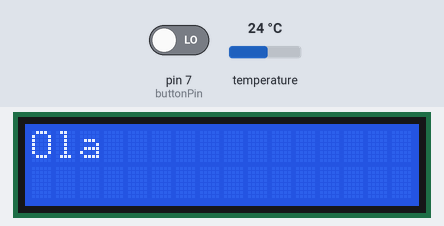
A sketch run on a simulated Arduino Uno, built with avr-gcc and run on an emulated ATmega328P. On the bench: 16×2 character LCD. The test bench sets the inputs (shaded band); at power-on: pin 7 (buttonPin) LOW, temperature 24 °C. WiFi joins after 1.5 s; servers stay silent unless stated; what the sketch prints to the serial monitor is not drawn.

Above: at 1.6 s.
At 2.6 s:
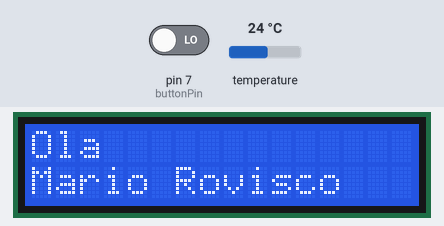
10.7 s: pin 7 (buttonPin) driven HIGH
At 22.5 s:
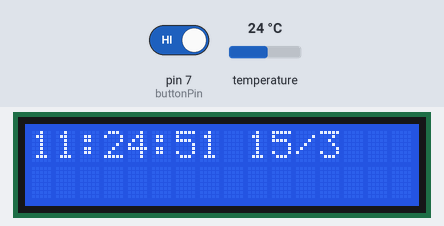
23.2 s: pin 7 (buttonPin) driven LOW
At 33.0 s:
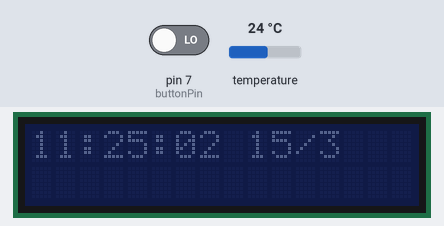
Timing chart, 0 to 34.5 s (numbered marks = the images above; inputs shaded):
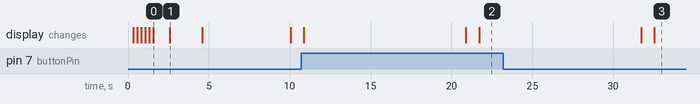

The sketch:

HomeControl.ino
```cpp
/*
 * Time_NTP.pde
 * Example showing time sync to NTP time source
 *
 * This sketch uses the Ethenet library with the user contributed UdpBytewise extension
 */

#include <SPI.h>
#include <Time.h>
#include <TimeAlarms.h>
#include <Ethernet.h>
#include <EthernetUdp.h>
#include <stdlib.h>

//for temperature reading DS10B20
#include <OneWire.h>
#include <DallasTemperature.h>

//for LCD Display LCM1602
#include <Wire.h>
#include <LiquidCrystal_I2C.h>


/*-------- Temperature reading code ----------*/
// Data wire is plugged into port 2 on the Arduino
#define ONE_WIRE_BUS 2

//for xively client
#define APIKEY         "PCFjN3QoIAF9EMqXfQEdKVq9TT2y67KwRj4mtHtwyYiuFXZJ" // replace your xively api key here
#define FEEDID         1877155116 // replace your feed ID 1877155116
#define USERAGENT      "My Project" // user agent is the project name

/*-------- LCD display code ----------*/

LiquidCrystal_I2C lcd(0x27, 2, 1, 0, 4, 5, 6, 7, 3, POSITIVE);

int buttonPin = 7;
boolean currentLCDState = LOW;//stroage for current button state
boolean lastLCDState = LOW;//storage for last button state

// Setup a oneWire instance to communicate with any OneWire devices (not just Maxim/Dallas temperature ICs)
OneWire oneWire(ONE_WIRE_BUS);

// Pass our oneWire reference to Dallas Temperature.
DallasTemperature sensors(&oneWire);

// arrays to hold device address
DeviceAddress insideThermometer;


/* -------xiveli code - begin ------ */
// initialize the library instance:
EthernetClient client;

// if you don't want to use DNS (and reduce your sketch size)
// use the numeric IP instead of the name for the server:
IPAddress xivelyServer(216,52,233,122);      // numeric IP for api.xively.com
//char server[] = "api.xively.com";   // name address for xively API

unsigned long xivelyLastConnectionTime = 0;          // last time you connected to the server, in milliseconds
boolean xivelyLastConnected = false;                 // state of the connection last time through the main loop
const unsigned long xivelyPostingInterval = 60000; //delay between updates to Xively.com

const unsigned long lcdPostingInterval = 10000; //delay between updates to LCD
unsigned long LcdLastPostingTime = 0;

//for ethernet connection

byte ip[] = { 192, 168, 1, 50 }; // set the IP address to an unused address on your network
byte mac[] = { 0x90, 0xA2, 0xDA, 0x0F, 0x2B, 0x41 }; //updated to my mac


IPAddress timeServer(132, 163, 4, 101); // time-a.timefreq.bldrdoc.gov NTP server
//byte SNTP_server_IP[] = { 130,149,17,21};    // ntps1-0.cs.tu-berlin.de
//byte SNTP_server_IP[] = { 192,53,103,108};   // ptbtime1.ptb.de

const int NTP_PACKET_SIZE= 48; // NTP time stamp is in the first 48 bytes of the message

byte packetBuffer[ NTP_PACKET_SIZE]; //buffer to hold incoming and outgoing packets

unsigned int localPort = 8888;      // local port to listen for UDP packets

// A UDP instance to let us send and receive packets over UDP
EthernetUDP Udp;

time_t prevDisplay = 0; // when the digital clock was displayed
const  long timeZoneOffset = 0L; // set this to the offset in seconds to your local time;

void setup()
{
  Serial.begin(9600);

  /*-------- LCD display code ----------*/
  /*16 character 2 line I2C Display
   Backpack Interface labelled "YwRobot Arduino LCM1602 IIC V1"
    Get the LCD I2C Library here:
    https://bitbucket.org/fmalpartida/new-liquidcrystal/downloads
   */

    lcd.begin(16,2);   // initialize the lcd for 16 chars 2 lines, turn on backlight

    pinMode(buttonPin, INPUT);//Set LCD Backlight button pin as INPUT

// ------- Quick 3 blinks of backlight  -------------
  for(int i = 0; i< 3; i++)
  {
    lcd.backlight();
    delay(250);
    lcd.noBacklight();
    delay(250);
  }
  lcd.backlight(); // finish with backlight on
  currentLCDState = HIGH;
  lastLCDState = HIGH;

//-------- Write characters on the display ------------------
// NOTE: Cursor Position: (CHAR, LINE) start at 0
  lcd.setCursor(0,0); //Start at character 4 on line 0
  lcd.print("Ola");
  delay(1000);
  lcd.setCursor(0,1);
  lcd.print("Mario Rovisco");
  delay(2000);
  lcd.clear();


  /*-------- Temperature sensor code ----------*/
  // locate devices on the OneWire bus
  Serial.print("Locating OneWire devices...");
  sensors.begin();
  Serial.print("Found ");
  Serial.print(sensors.getDeviceCount(), DEC);
  Serial.println(" devices.");
  Serial.print("Parasite power is: ");
  if (sensors.isParasitePowerMode()) Serial.println("ON");
  else Serial.println("OFF");

  if (!sensors.getAddress(insideThermometer, 0)) Serial.println("Unable to find address for Device 0");
  // show the addresses we found on the bus
  Serial.print("Device 0 Address: ");
  printAddress(insideThermometer);
  Serial.println();
    // set the resolution to 9 bit (Each Dallas/Maxim device is capable of several different resolutions)
  sensors.setResolution(insideThermometer, 12);

  Serial.print("Device 0 Resolution: ");
  Serial.print(sensors.getResolution(insideThermometer), DEC);
  Serial.println();

  /*-------- Ethernet code ----------*/

  //Ethernet.begin(mac,ip);

  // start Ethernet and UDP
  if (Ethernet.begin(mac) == 0) {
    Serial.println("Failed to configure Ethernet using DHCP");
    // Offline mode
   while (1==1) ;
  }else{
    //online mode
    Udp.begin(localPort);
    Serial.println("waiting for sync");
    setSyncProvider(getNtpTime);
    while(timeStatus()== timeNotSet)
       ; // wait until the time is set by the sync provider
    //Alarm.timerRepeat(10, TimeTemperatureAlarm);
  }
}

/* ------- LOOP BEGIN -------*/
/* --- xively code begin ----*/
void loop(){

    // if there's incoming data from the net connection.
  // send it out the serial port.  This is for debugging
  // purposes only:
  if (client.available()) {
    char c = client.read();
    Serial.print(c);
  }
/* --- xively code end ----*/
  /*
  if( now() != prevDisplay) //update the display only if the time has changed
  {
    prevDisplay = now();
    digitalClockDisplay();
  }
  */


  if(millis() - LcdLastPostingTime > lcdPostingInterval) {
    readLcdBacklightButton();
    digitalClockDisplay();
    Serial.print("Requesting temperatures...");
    sensors.requestTemperatures(); // Send the command to get temperatures
    Serial.println("DONE");
    printTemperature(insideThermometer); // Use a simple function to print out the data
    lcd.clear();
    printTemperatureOnLCD(insideThermometer,lcd);
    LcdLastPostingTime = millis();
  }
  /*-------xively code begin ------*/
  // if there's no net connection, but there was one last time
  // through the loop, then stop the client:
  if (!client.connected() && xivelyLastConnected) {
    Serial.println();
    Serial.println("disconnecting.");
    client.stop();
  }
  // if you're not connected, and ten seconds have passed since
  // your last connection, then connect again and send data:
  if(!client.connected() && (millis() - xivelyLastConnectionTime > xivelyPostingInterval)) {
    float tempC = sensors.getTempC(insideThermometer);
    String dataString = "temperature,";
    //Serial.print("Temp read: ");
    //Serial.println(tempC);

    char buffer[6];
    dtostrf(tempC,5,2,buffer);
    dataString += String(buffer);
    Serial.print("Post to xively: ");
    Serial.println(dataString);
    sendData(dataString);
  }

  xivelyLastConnected = client.connected(); // store the state of the connection for next time through the loop

  Alarm.delay(100); // wait one second between clock display
}

// functions to be called when an alarm triggers:
void TimeTemperatureAlarm(){
  Serial.println("Alarm time");
  digitalClockDisplay();
  Serial.print("Requesting temperatures...");
  sensors.requestTemperatures(); // Send the command to get temperatures
  Serial.println("DONE");

  // It responds almost immediately. Let's print out the data
  printTemperature(insideThermometer); // Use a simple function to print out the data
  lcd.clear();
  printTemperatureOnLCD(insideThermometer,lcd);

  /*-------xively code begin ------*/
  // if there's no net connection, but there was one last time
  // through the loop, then stop the client:
  if (!client.connected() && xivelyLastConnected) {
    Serial.println();
    Serial.println("disconnecting.");
    client.stop();
  }

  // if you're not connected, and ten seconds have passed since
  // your last connection, then connect again and send data:
  if(!client.connected() && (millis() - xivelyLastConnectionTime > xivelyPostingInterval)) {
    float tempC = sensors.getTempC(insideThermometer);
    String dataString = "temperature,";
    //Serial.print("Temp read: ");
    //Serial.println(tempC);

    char buffer[6];
    dtostrf(tempC,5,2,buffer);
    dataString += String(buffer);
    Serial.print("Post to xively: ");
    Serial.println(dataString);
    sendData(dataString);
  }
  // store the state of the connection for next time through
  // the loop:
  xivelyLastConnected = client.connected();

}
/*------ xively code begin --------*/

// this method makes a HTTP connection to the server:
void sendData(String thisData) {
  // if there's a successful connection:
  if (client.connect(xivelyServer, 80)) {
    Serial.println("connecting...");
    // send the HTTP PUT request:
    client.print("PUT /v2/feeds/");
    client.print(FEEDID);
    client.println(".csv HTTP/1.1");
    client.println("Host: api.xively.com");
    client.print("X-ApiKey: ");
    client.println(APIKEY);
    client.print("User-Agent: ");
    client.println(USERAGENT);
    client.print("Content-Length: ");
    client.println(thisData.length());

    // last pieces of the HTTP PUT request:
    client.println("Content-Type: text/csv");
    client.println("Connection: close");
    client.println();

    // here's the actual content of the PUT request:
    client.println(thisData);

  } else {
    // if you couldn't make a connection:
    Serial.println("connection failed");
    Serial.println();
    Serial.println("disconnecting.");
    client.stop();
  }
   // note the time that the connection was made or attempted:
  xivelyLastConnectionTime = millis();
}


// This method calculates the number of digits in the
// sensor reading.  Since each digit of the ASCII decimal
// representation is a byte, the number of digits equals
// the number of bytes:

int getLength(int someValue) {
  // there's at least one byte:
  int digits = 1;
  // continually divide the value by ten,
  // adding one to the digit count for each
  // time you divide, until you're at 0:
  int dividend = someValue /10;
  while (dividend > 0) {
    dividend = dividend /10;
    digits++;
  }
  // return the number of digits:
  return digits;
}

/*----------- xively code end -----------*/

void digitalClockDisplay(){
  // digital clock display of the time
  Serial.print(hour());
  printDigits(minute());
  printDigits(second());
  Serial.print(" ");
  Serial.print(day());
  Serial.print(" ");
  Serial.print(month());
  Serial.print(" ");
  Serial.print(year());
  Serial.println();
}

void printDigits(int digits){
  // utility function for digital clock display: prints preceding colon and leading 0
  Serial.print(":");
  if(digits < 10)
    Serial.print('0');
  Serial.print(digits);
}


/*-------- LCD Display Code ----------*/
void printTemperatureOnLCD(DeviceAddress deviceAddress,LiquidCrystal_I2C lcd)
{
  float tempC = sensors.getTempC(deviceAddress);
  lcd.setCursor(0,0);
  //lcd.write("Hora");
  digitalClockDisplayOnLCD();
  lcd.setCursor(0,1);
  lcd.write("Temp C: ");
  lcd.print(tempC);
}


void digitalClockDisplayOnLCD(){

  // digital clock display of the time
  lcd.print(hour());
  printDigitsOnLCD(minute());
  printDigitsOnLCD(second());
  lcd.print(" ");
  lcd.print(day());
  lcd.print("/");
  lcd.print(month());
  //lcd.print(" ");
  //lcd.print(year());

}

void printDigitsOnLCD(int digits){
  // utility function for digital clock display: prints preceding colon and leading 0
  lcd.print(":");
  if(digits < 10)
    lcd.print('0');
  lcd.print(digits);
}

//Toogle Button to turn LCD Backlight ON/OFF
void readLcdBacklightButton(){
  currentLCDState = digitalRead(buttonPin);
  if (currentLCDState == HIGH && lastLCDState == LOW){//if button has just been pressed
    Serial.println("LCD BackLigth ON");
    lcd.backlight();
    Alarm.delay(1);//crude form of button debouncing
  } else if(currentLCDState == LOW && lastLCDState == HIGH){
    Serial.println("LCD BackLigth OFF");
    lcd.noBacklight();
    Alarm.delay(1);//crude form of button debouncing
  }
  lastLCDState = currentLCDState;

}

/*-------- Temperature sensor code ----------*/

// function to print the temperature for a device
void printTemperature(DeviceAddress deviceAddress)
{
  float tempC = sensors.getTempC(deviceAddress);
  Serial.print("Temp C: ");
  Serial.print(tempC);
  Serial.print(" Temp F: ");
  Serial.println(DallasTemperature::toFahrenheit(tempC)); // Converts tempC to Fahrenheit
}

// function to print a device address
void printAddress(DeviceAddress deviceAddress)
{
  for (uint8_t i = 0; i < 8; i++)
  {
    if (deviceAddress[i] < 16) Serial.print("0");
    Serial.print(deviceAddress[i], HEX);
  }
}

/*-------- NTP code ----------*/

unsigned long getNtpTime()
{
  Serial.println("start getNtpTime");
  sendNTPpacket(timeServer);
  Alarm.delay(2000);

  if ( Udp.parsePacket() ) {
    Serial.println("packer received");
    // We've received a packet, read the data from it
    Udp.read(packetBuffer,NTP_PACKET_SIZE);  // read the packet into the buffer

    //the timestamp starts at byte 40 of the received packet and is four bytes,
    // or two words, long. First, esxtract the two words:

    unsigned long highWord = word(packetBuffer[40], packetBuffer[41]);
    unsigned long lowWord = word(packetBuffer[42], packetBuffer[43]);
    // combine the four bytes (two words) into a long integer
    // this is NTP time (seconds since Jan 1 1900):
    unsigned long secsSince1900 = highWord << 16 | lowWord;
    //Serial.print("Seconds since Jan 1 1900 = " );
    //Serial.println(secsSince1900);

    // now convert NTP time into everyday time:
    //Serial.print("Unix time = ");
    // Unix time starts on Jan 1 1970. In seconds, that's 2208988800:
    const unsigned long seventyYears = 2208988800UL;
    // subtract seventy years:
    unsigned long epoch = secsSince1900 - seventyYears;
    // print Unix time:
    //Serial.println(epoch);
    int timezone = 3600;
    epoch =epoch + timezone;

    // print the hour, minute and second:
    Serial.print("The UTC time is ");       // UTC is the time at Greenwich Meridian (GMT)
    Serial.print((epoch  % 86400L) / 3600); // print the hour (86400 equals secs per day)
    Serial.print(':');
    if ( ((epoch % 3600) / 60) < 10 ) {
      // In the first 10 minutes of each hour, we'll want a leading '0'
      Serial.print('0');
    }
    Serial.print((epoch  % 3600) / 60); // print the minute (3600 equals secs per minute)
    Serial.print(':');
    if ( (epoch % 60) < 10 ) {
      // In the first 10 seconds of each minute, we'll want a leading '0'
      Serial.print('0');
    }
    Serial.println(epoch %60); // print the second
    return epoch;
  }
  return 0; // return 0 if unable to get the time
}

unsigned long sendNTPpacket(IPAddress& address)
{
  // set all bytes in the buffer to 0
  memset(packetBuffer, 0, NTP_PACKET_SIZE);
  // Initialize values needed to form NTP request
  // (see URL above for details on the packets)
  packetBuffer[0] = 0b11100011;   // LI, Version, Mode
  packetBuffer[1] = 0;     // Stratum, or type of clock
  packetBuffer[2] = 6;     // Polling Interval
  packetBuffer[3] = 0xEC;  // Peer Clock Precision
  // 8 bytes of zero for Root Delay & Root Dispersion
  packetBuffer[12]  = 49;
  packetBuffer[13]  = 0x4E;
  packetBuffer[14]  = 49;
  packetBuffer[15]  = 52;

  // all NTP fields have been given values, now
  // you can send a packet requesting a timestamp:
  Udp.beginPacket(address, 123); //NTP requests are to port 123
  Udp.write(packetBuffer,NTP_PACKET_SIZE);
  Udp.endPacket();
}
```

Measured:
- after the input at 10.7 s, the display: first differs from a run without the input after 10.2 s (image 2 shows a later state)
- after the input at 23.2 s, the display: first changes after 8.5 s (image 3 shows a later state)
- what the display in image 0 shows lasts 1.0 s, from 1.6 s to 2.6 s
- what the display in image 1 shows lasts 2.0 s, from 2.6 s to 4.6 s
